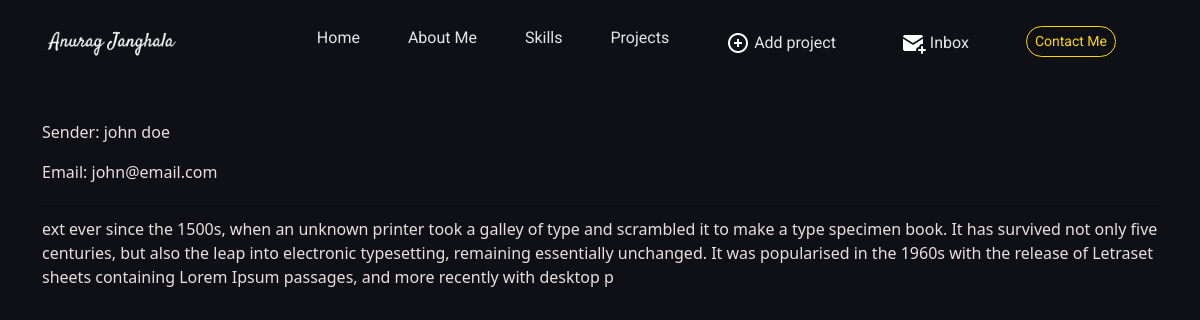
Screenshot of /message/424b1cf5-1d25-46ac-8f26-9a11d2991654 (signed in) with the database file from the repository.
### folio/models.py (models this page shows, shortened)
class Message(models.Model):
    name = models.CharField(max_length=200)
    email = models.CharField(max_length=200)
    subject = models.CharField(max_length=200)
    body = models.TextField()
    is_read = models.BooleanField(default=False)
    created = models.DateTimeField(auto_now_add=True)
    id = models.UUIDField(default=uuid.uuid4, unique=True, primary_key=True, editable=False)

### folio/views.py (the view)
# urls.py: path('message/<str:pk>', views.message, name='message'),
def message(request, pk):
    message = Message.objects.get(id=pk)
    message.is_read = True
    message.save()
    context = {'message': message}
    return render(request, 'folio/message.html', context)

### folio/templates/folio/message.html (shortened to what this page needs)
{% extends 'base.html' %} {% load static %} {% block css_files %}
<link rel="stylesheet" href="{% static 'folio/style.css' %}" />
{% endblock %} {% block content %}
<div class="container">
  <p>Sender: {{message.name}}</p>
  <p>Email: {{message.email}}</p>
  <hr />
  <p>{{message.body}}</p>
</div>
{% endblock %}

### static/global.css (style rules this page uses)
html { font-family: 'Roboto', sans-serif; }
body { margin: 0; padding: 0; box-sizing: border-box; background-color: #0f1016; }

### folio/templates/folio/message.html (style rules this page uses)
.container { margin-top: 60px; }
p { color: #eadede; }

### rows the page displays
Message: name "john doe", email "john@email.com", body "ext ever since the 1500s, when an unknown printer took a galley of type and scrambled it to make a type specimen book. It has survived not only five centuries, but also the leap into electronic typesetting, remaining essentially unchanged. It was popularised in the 1960s with the release of Letraset sheets containing Lorem Ipsum passages, and more recently with desktop p"
